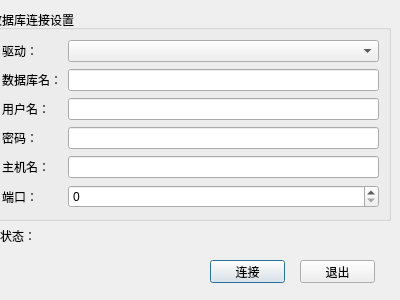
<?xml version="1.0" encoding="UTF-8"?>
<ui version="4.0">
 <class>ConnectDlg</class>
 <widget class="QDialog" name="ConnectDlg">
  <property name="geometry">
   <rect>
    <x>0</x>
    <y>0</y>
    <width>400</width>
    <height>300</height>
   </rect>
  </property>
  <property name="windowTitle">
   <string>Dialog</string>
  </property>
  <widget class="QGroupBox" name="groupBox">
   <property name="geometry">
    <rect>
     <x>-10</x>
     <y>10</y>
     <width>401</width>
     <height>211</height>
    </rect>
   </property>
   <property name="title">
    <string>数据库连接设置</string>
   </property>
   <layout class="QGridLayout" name="gridLayout">
    <item row="0" column="0">
     <widget class="QLabel" name="label">
      <property name="text">
       <string>驱动：</string>
      </property>
     </widget>
    </item>
    <item row="0" column="1">
     <widget class="QComboBox" name="comboDriver"/>
    </item>
    <item row="1" column="0">
     <widget class="QLabel" name="label_2">
      <property name="text">
       <string>数据库名：</string>
      </property>
     </widget>
    </item>
    <item row="1" column="1">
     <widget class="QLineEdit" name="editDatabase"/>
    </item>
    <item row="2" column="0">
     <widget class="QLabel" name="label_3">
      <property name="text">
       <string>用户名：</string>
      </property>
     </widget>
    </item>
    <item row="2" column="1">
     <widget class="QLineEdit" name="editUsername"/>
    </item>
    <item row="3" column="0">
     <widget class="QLabel" name="label_4">
      <property name="text">
       <string>密码：</string>
      </property>
     </widget>
    </item>
    <item row="3" column="1">
     <widget class="QLineEdit" name="editPassword"/>
    </item>
    <item row="4" column="0">
     <widget class="QLabel" name="label_5">
      <property name="text">
       <string>主机名：</string>
      </property>
     </widget>
    </item>
    <item row="4" column="1">
     <widget class="QLineEdit" name="editHostname"/>
    </item>
    <item row="5" column="0">
     <widget class="QLabel" name="label_6">
      <property name="text">
       <string>端口：</string>
      </property>
     </widget>
    </item>
    <item row="5" column="1">
     <widget class="QSpinBox" name="editSpinBox">
      <property name="maximum">
       <number>100000</number>
      </property>
     </widget>
    </item>
   </layout>
  </widget>
  <widget class="QLabel" name="label_7">
   <property name="geometry">
    <rect>
     <x>0</x>
     <y>230</y>
     <width>54</width>
     <height>12</height>
    </rect>
   </property>
   <property name="text">
    <string>状态：</string>
   </property>
  </widget>
  <widget class="QPushButton" name="okButton">
   <property name="geometry">
    <rect>
     <x>210</x>
     <y>260</y>
     <width>75</width>
     <height>23</height>
    </rect>
   </property>
   <property name="text">
    <string>连接</string>
   </property>
  </widget>
  <widget class="QPushButton" name="cancleButton">
   <property name="geometry">
    <rect>
     <x>300</x>
     <y>260</y>
     <width>75</width>
     <height>23</height>
    </rect>
   </property>
   <property name="text">
    <string>退出</string>
   </property>
  </widget>
  <widget class="QLabel" name="statusLabel">
   <property name="geometry">
    <rect>
     <x>70</x>
     <y>230</y>
     <width>301</width>
     <height>16</height>
    </rect>
   </property>
   <property name="text">
    <string/>
   </property>
  </widget>
 </widget>
 <resources/>
 <connections/>
</ui>
